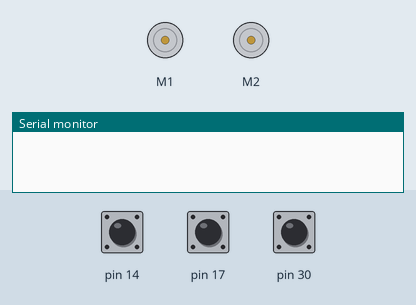
Simulated run of this sketch. Board: Arduino Leonardo, built with avr-gcc and run on an emulated ATmega32U4. Parts: 2 × DC motor (green arrow = forward, orange = backward, longer = faster), the last lines printed to the serial monitor. The inputs (shaded band) are chosen by the test bench; at power-on: pin 14 HIGH, pin 30 HIGH, pin 17 HIGH.

Above: at 1.2 s.
1.3 s: pin 14 pulled LOW for 0.15 s
3.8 s: pin 30 pulled LOW for 3.2 s
At 8.2 s:
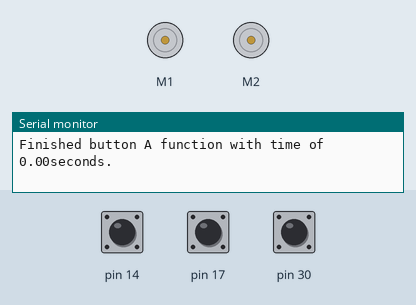
Timing chart, 0 to 9.7 s (numbered marks = the images above; inputs shaded):
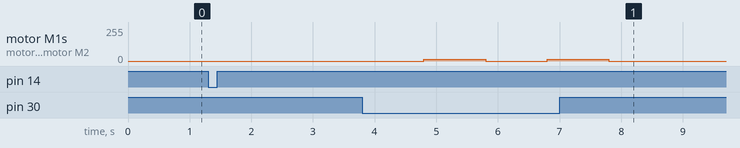

Measured:
- after the input at 3.8 s, motor M1, motor M2: alternates forward 14/255 for 1.0 s and stopped for 1.0 s, 4 changes in all, then stays stopped, starting after 1.0 s

The sketch:

SciolyRobotCode.ino
```cpp
#include <Wire.h>
#include <Romi32U4.h>
#include <LSM6.h>
#include "MotionControl.h"

Romi32U4ButtonA buttonA;
Romi32U4ButtonB buttonB;
Romi32U4ButtonC buttonC;

/*
General units:
cm, cm/s, cm/s^2
degrees, degrees/s, degrees/s^2

Error Margins:
+/- <1 degree
+/- <0.5 cm

Notes
- Feedforward term, max acceleration for PIDs may need adjustment depending on suface, and static frcition.
- PID Constants are set at the top of MotionControl.cpp
- Check battery power.
- Only change constants if absolutely necessary.

Robot start usage:
1. Press power button and wait until orange LED turns on and then off for initialization.
Do not move the robot in any way while orange LED is on during setup. If robot is moved, restart.
2. Press any of the function buttons to run their associated code (A, B, C).

Button usages:
A - n/a
B - n/a
C - Testing

Robot orientation: the back of the robot is the side with the function buttons. The front of the robt has a bigger free area.

Drive Function Usage (paste in loop section):
void forward(float distance_CM);
void turnRight(float angle = 90);
void turnLeft(float angle = 90);

TO DO:
- profiled pid,
- time limits?'


===============
Robot Tour Settings
===============
Max Speed: 130 units
Turbo: no
Driving PID: 0.4, 0, 0.1, 22, 1
Heading PID: 2, 0, 0.3, 23, 0.5
Correction PID: 4, 0, 0.1, 0, 0.5
Max Accel limiter: 5 units/15ms

===============
Electric Vehicle Settings
===============
Max Speed:
Turbo:
Driving PID:
Heading PID:
Correction PID:
Max Accel limiter:


*/
unsigned long startTime; // ms
float totalTime; // s

void setup()
{
  Serial.begin(9600);
  initMotionControl();

}

void loop(){

  if(buttonA.isPressed()){
    Serial.println("=========== Button A Pressed - New Command Sequence Started ===========");
    delay(1000);
    ledGreen(true);
    startTime = millis();


    // ================
    // INSERT MAIN DRIVING CODE BELOW
    //=================

    forward(25);
    turnLeft();
    forward(50);
    forward(-50);
    turnRight(); // reached A


//
    forward(50);
    turnRight();
    forward(50);
    turnRight();
    forward(50);
    turnLeft();
    forward(50);
    forward(-50);
    turnLeft();

    forward(50);
    turnLeft();
    forward(100);

//

    turnRight();
    forward(160);

    turnRight();
    forward(100);
    turnRight();
    forward(50);
    turnLeft();
    forward(50);
    turnRight();
    forward(50);
    forward(-50); //d

    turnRight();
    forward(50);
    turnRight();
    forward(50);
    turnRight(); // one before end

    forward(50);

    // ================
    // INSERT MAIN DRIVING CODE ABOVE
    //=================
    totalTime = (millis() - startTime)/1000.0;
    Serial.println("Finished button A function with time of " + String(totalTime) + "seconds.");
    ledGreen(false);
  }

  // TESTING
  if(buttonB.isPressed()){
    delay(1000);

    ledRed(true);
    findFF();
    motors.setSpeeds(22, 22);
    delay(1000);
    motors.setSpeeds(0, 0);
    ledRed(false);


  }

  if(buttonC.isPressed()){
    delay(1000);

    initMotionControl();
  }
}
```

MotionControl.h
```cpp
#include <Romi32U4.h>
#include <Wire.h>
#include <LSM6.h>
#include "PIDController.h"

extern Romi32U4Motors motors;
extern Romi32U4Encoders encoders;
extern LSM6 gyro;

void forward(float distance_cm);
void turnRight(float angle = 90);
void turnLeft(float angle = 90);

void initMotionControl();

void resetSensors();
void encodersReset();
void PIDReset();
float getDistanceTravelled(); // in cm

void gyroInit();
void gyroReset();
float getTurnAngle();
float updateTurnAngle();

float inToCm(float in); // converts inches to cm function.

// void maintainHeadingTest(); // for pid  tuning.
void findFF();
```

PIDController.cpp
```cpp
#include "PIDController.h"
#include <Wire.h>
#include <Romi32U4.h>

PIDController::PIDController(float kp, float ki, float kd, float kff, float db) : kP(kp), kI(ki), kD(kd), kFF(kff), integral(0), lastError(0), deadband(db) {}

float PIDController::calculate(float error){
  // Serial.println("PID Error: " + String(error));

  if (abs(error) < deadband) {
    return 0;
  }

  integral += error;

  float derivative = error - lastError;

  lastError = error;

  float output = kP * error + kI * integral + kD * derivative;

  if (output > 0 && output < kFF) {
      output = kFF;
  } else if (output < 0 && output > -kFF) {
      output = -kFF;
  }
  return output;
}

void PIDController::reset(){
  integral = 0;
  lastError = 0;
}
```

PIDController.h
```cpp
class PIDController{
  private:
    float kP;
    float kI;
    float kD;
    float kFF;
    float deadband;

    float integral;
    float lastError;

  public:
    PIDController(float kp, float ki, float kd, float kff, float db);
    float calculate(float error);
    void reset();
};
```
